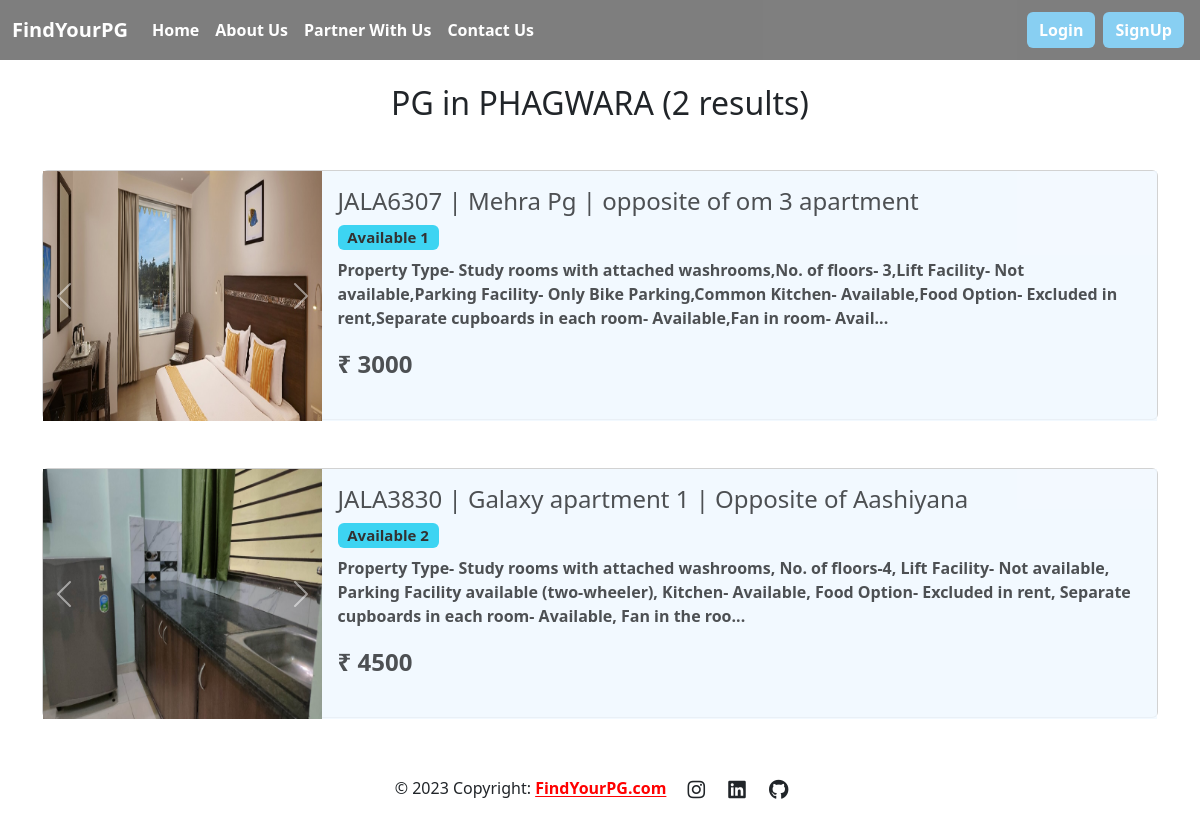
Page /PHAGWARA/ on the committed database.
### PG/models.py (models this page shows)
class multipleimage(models.Model):
    sno=models.AutoField(primary_key=True)
    room=models.ForeignKey(RentarDetail,on_delete=models.CASCADE)
    room_photos=models.ImageField(upload_to='room/photo',default='')

class RentarDetail(models.Model):
    sno=models.AutoField(primary_key=True)
    name=models.CharField(max_length=20)
    phone=models.CharField(max_length=13)
    email=models.CharField(max_length=20)
    City=models.CharField(max_length=20)
    main_address=models.CharField(max_length=100)
    detailed_address=models.CharField(max_length=500)
    room_details=models.TextField()
    room_vacent=models.IntegerField()
    nearby_facilities=models.TextField(default='')
    price=models.IntegerField(default=0)
    status=models.BooleanField(default=False)
    map=models.CharField(max_length=2000,default='')

### PG/views.py (the view)
# urls.py: path('<str:slug>/',views.home1,name="home1"),
def home1(request,slug):
        obj=RentarDetail.objects.filter(City=slug)
        return render(request,'home1.html',{'obj':obj,'scity':slug,'tresults':len(obj)})

### PG/templatetags/extras.py (called while the page is built)
@register.filter(name='get_img')
def get_img(id):
    obj=RentarDetail.objects.filter(sno=id)[0]
    img=multipleimage.objects.filter(room=obj)
    return img

### templates/home1.html (shortened to what this page needs)
{% extends 'base.html' %}
{% load extras %}
{% block body %}
<div class="container mt-3">
    <h2 class="text-center my-4">PG in {{scity}} ({{tresults}} results)</h2>
    {% for item in obj %}
    {% if item.status%}
    <a href="/{{scity}}/{{item.sno}}/{{item.main_address}}">
        <div class=" my-5" id="box">
            <div class="card mb-3" style="height: 250px;">
                <div class="row g-0">
                    <div id="carouselExampleAutoplaying{{item.sno}}" class="carousel slide col-md-3" data-bs-ride="carousel">
                        <div class="carousel-inner">
                            <div class="carousel-item active">
                                {% for item1 in item.sno|get_img %}
                                <img src="/media/{{item1.room_photos}}" class="d-block w-100" style="height: 250px;"
                                    alt="...">
                                {% if forloop.counter|divisibleby:1 and forloop.counter > 0 and not forloop.last%}
                            </div>
                                {% endif %}
                                {% endfor %}
                        </div>
                        <button class="carousel-control-prev" type="button" data-bs-target="#carouselExampleAutoplaying{{item.sno}}"
                            data-bs-slide="prev">
                            <span class="carousel-control-prev-icon" aria-hidden="true"></span>
                        </button>
                        <button class="carousel-control-next" type="button" data-bs-target="#carouselExampleAutoplaying{{item.sno}}"
                            data-bs-slide="next">
                            <span class="carousel-control-next-icon" aria-hidden="true"></span>
                        </button>
                    </div>
                    <div class="col-md-9"  style="background-color: aliceblue; opacity: .8;">
                        <div class="card-body">
                            <h4 class="card-title">{{item.main_address}}</h4>
                            <h5><span class="badge text-bg-info">Available {{item.room_vacent}}</span></h5>
                            <p class="card-text">{{item.room_details|slice:250}}...</p>
                            <p class="card-text" style="font-size: x-large;"><b> &#x20B9; {{item.price}}</b></p>
                        </div>
                    </div>
                </div>
            </div>
        </div>
    </a>
    {% endif %}
    {% endfor %}
</div>
<footer class="text-center text-white">
    <div class="text-center text-dark mt-3">
        © 2023 Copyright:
        <a class="text-dark" href="https://FlyHigh.com/" style="color:red !important">FindYourPG.com</a>
        <a class="btn btn-link btn-floating btn-lg text-dark" href="https://www.instagram.com/i_agarwal_ansh/"
            role="button" data-mdb-ripple-color="dark"><i class="fab fa-instagram"></i></a>
        <a class="btn btn-link btn-floating btn-lg text-dark" href="https://www.linkedin.com/in/ansh-agarwal-390797253/"
            role="button" data-mdb-ripple-color="dark" style="margin: -15px !important;"><i
                class="fab fa-linkedin"></i></a>
        <a class="btn btn-link btn-floating btn-lg text-dark" href="https://github.com/the-error4-0-4" role="button"
            data-mdb-ripple-color="dark"><i class="fab fa-github"></i></a>
    </div>
</footer>
{% endblock body %}

### templates/base.html (style rules this page uses)
a { color: white !important; font-weight: bold !important; }

### templates/home1.html (style rules this page uses)
.container a { text-decoration: none; color: black !important; }

### rows in the picture
RentarDetail: status True (drawn), main_address "JALA6307 | Mehra Pg | opposite of om 3 apartment", room_vacent "1", room_details "Property Type- Study rooms with attached washrooms,No. of floors- 3,Lift Facility- Not available,Parking Facility- Only Bike Parking,Common Kitchen- Available,Food Option- Excluded in rent,Separate cupboards in each room- Available,Fan in room- Avail", price "3000"
multipleimage: room_photos (picture)
RentarDetail: status True (drawn), main_address "JALA3830 | Galaxy apartment 1 | Opposite of Aashiyana", room_vacent "2", room_details "Property Type- Study rooms with attached washrooms, No. of floors-4, Lift Facility- Not available, Parking Facility available (two-wheeler), Kitchen- Available, Food Option- Excluded in rent, Separate cupboards in each room- Available, Fan in the roo", price "4500"
multipleimage: room_photos (picture)

### other values in the picture
{{ scity }} "PHAGWARA"
{{ tresults }} "2"
